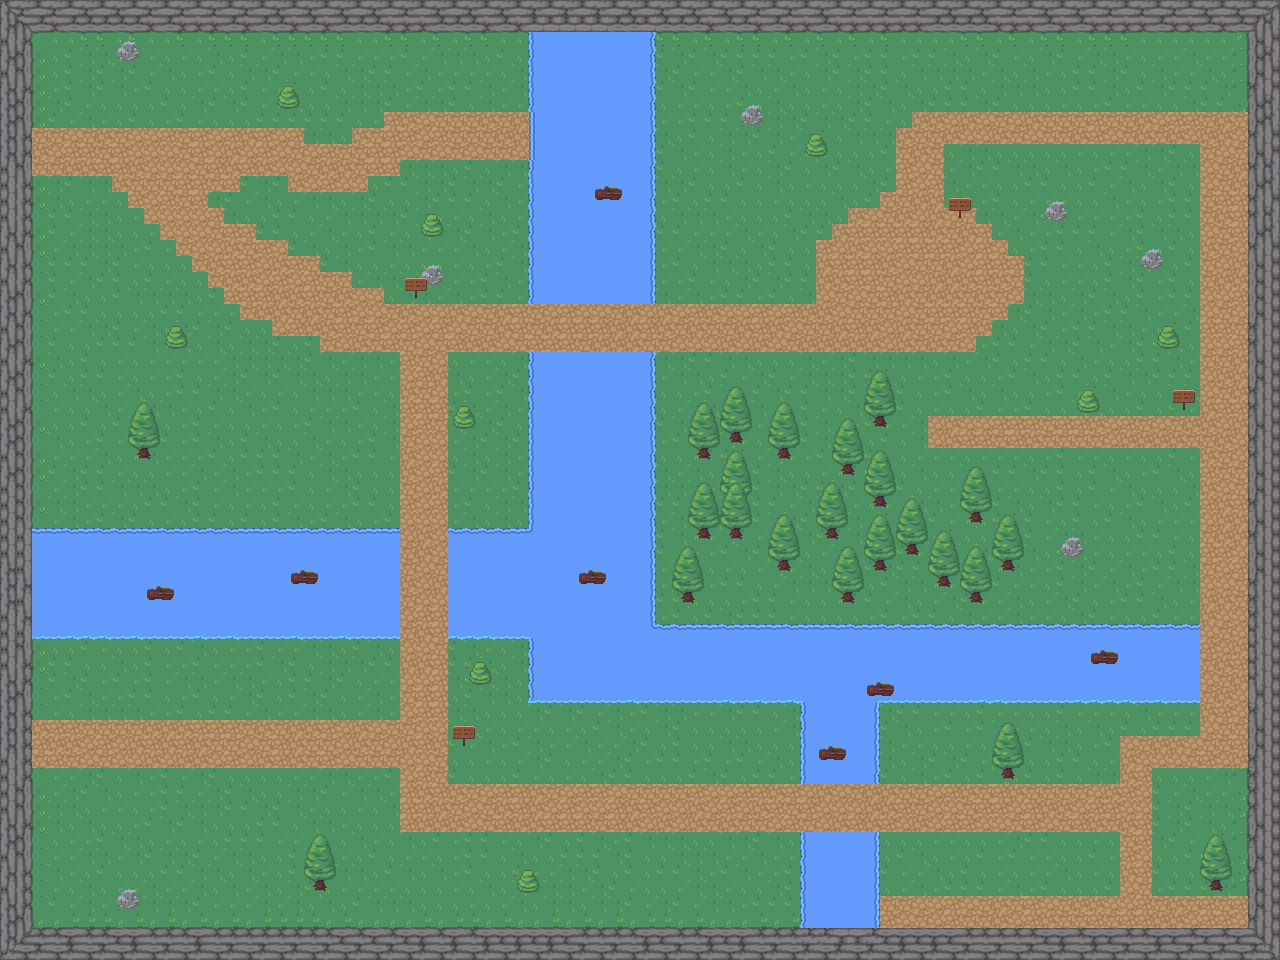

Below is a game level as drawn by its tile map, then a one-line description and the .tmx that defines it (tile-layer data replaced by summaries):
An orthogonal 80x60 tile map with 16x16 px tiles, 6 tile layers (herbe, murs, eau, chemins, ...) and 1 object (spawn).

<map version="1.10" tiledversion="1.11.2" orientation="orthogonal" renderorder="left-up" width="80" height="60" tilewidth="16" tileheight="16" infinite="0" nextlayerid="8" nextobjectid="2">
 <tileset firstgid="1" name="RPG Nature Tileset" tilewidth="16" tileheight="16" tilecount="720" columns="40">
  <image source="RPG Nature Tileset.png" trans="000000" width="641" height="288" />
 </tileset>
 <layer id="2" name="herbe" width="80" height="60">
  <data>[4800 cells, 4800 non-empty, 16 distinct tile ids]</data>
 </layer>
 <layer id="1" name="murs" width="80" height="60">
  <data>[4800 cells, 544 non-empty, 40 distinct tile ids]</data>
 </layer>
 <layer id="3" name="eau" width="80" height="60">
  <data>[4800 cells, 808 non-empty, 25 distinct tile ids]</data>
 </layer>
 <layer id="4" name="chemins" width="80" height="60">
  <data>[4800 cells, 921 non-empty, 8 distinct tile ids]</data>
 </layer>
 <objectgroup id="7" name="objets">
  <object id="1" name="spawn" x="914.667" y="254.667">
   <point />
  </object>
 </objectgroup>
 <layer id="5" name="arbres" width="80" height="60">
  <data>[4800 cells, 272 non-empty, 24 distinct tile ids]</data>
 </layer>
 <layer id="6" name="pancartes" width="80" height="60">
  <data>[4800 cells, 16 non-empty, 4 distinct tile ids]</data>
 </layer>
</map>
